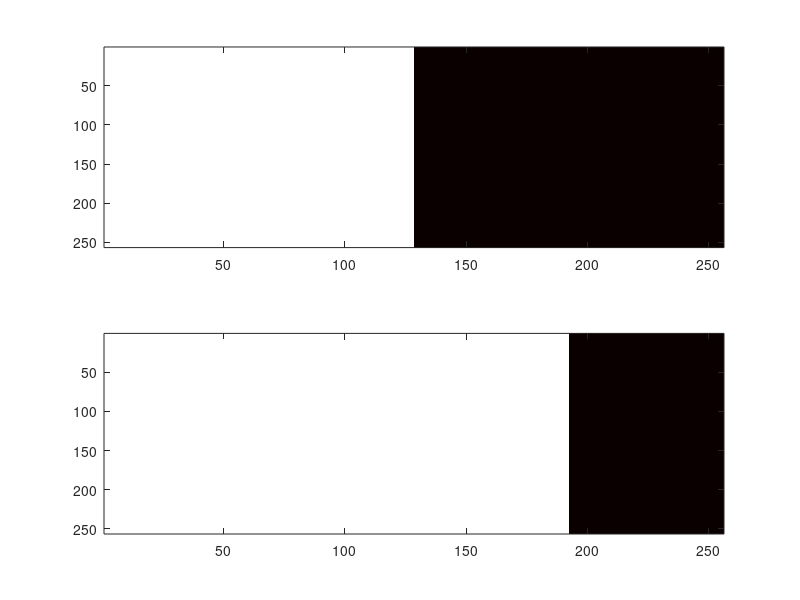

Recreate this plot in MATLAB. (Note: this script raises an error after producing the figure.)
%==============================================================================
% 
%  Function for calculating the segmentation quality. The matrices must be
%  the same size. They are compared with a combination of intersections and
%  unions.
%  
%  Parameters:
%    - Matrix #1
%    - Matrix #2
%    - Soft/Hard metric
%
%  Outputs:
%    - Dice similarity
%    - Jaccard simularity
% ===============================================================================

function varargout = dice_jaccard(varargin)
    if nargin == 0
        runMinimalExample
        return;
    end
    
    data1 = abs(varargin{1});
    data2 = abs(varargin{2});
    soft = varargin{3};

    smooth = 0.001;
    axes = [1, 2];
        
    % calculate the information
    if(soft == 0)
        mask_sum = sum(data1, axes) + sum(data2, axes);
        inter = sum(data1 .* data2, axes);
        union = mask_sum - inter;
    else
        mask_sum = sum(ceil(data1), axes) + sum(ceil(data2), axes);
        inter = sum(data1 & data2, axes);
        union = sum(data1 | data2, axes);
    end
        
    % return simularities
    varargout{1} = mean(2 * (inter + smooth) / (mask_sum + smooth));
    varargout{2} = mean((inter + smooth) / (union + smooth));
    
    return
end

function runMinimalExample
    A = zeros(256, 128);
    B = ones(256, 128);
    data1 = [A B];
    
    A = zeros(256, 192);
    B = ones(256, 64);
    data2 = [A B];
    
    figure()
    colormap(flipud(hot))
    subplot(2, 1, 1)
    imagesc(data1)
    
    subplot(2, 1, 2)
    imagesc(data2)
    
    [d, j] = dice_jaccard(data1, data2, 1);
    disp("Dice: " + d);
    disp("Jacc: " + j);
end